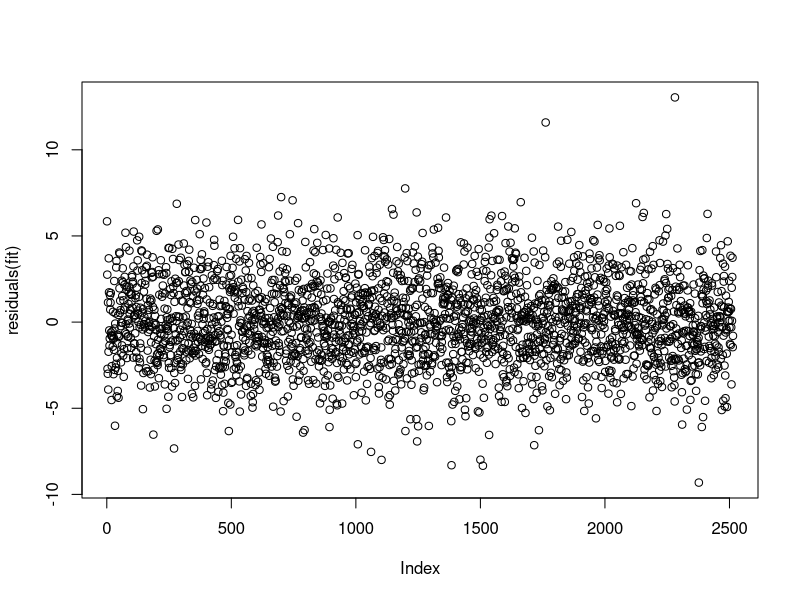
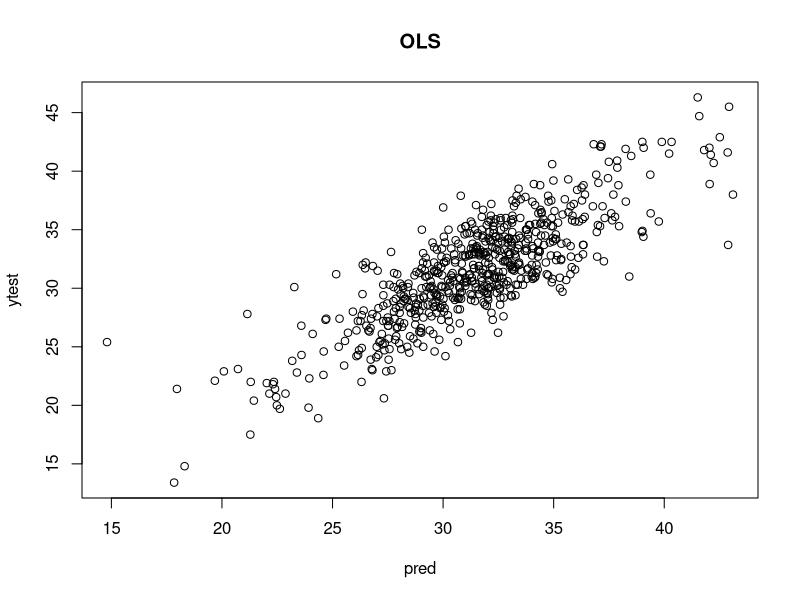
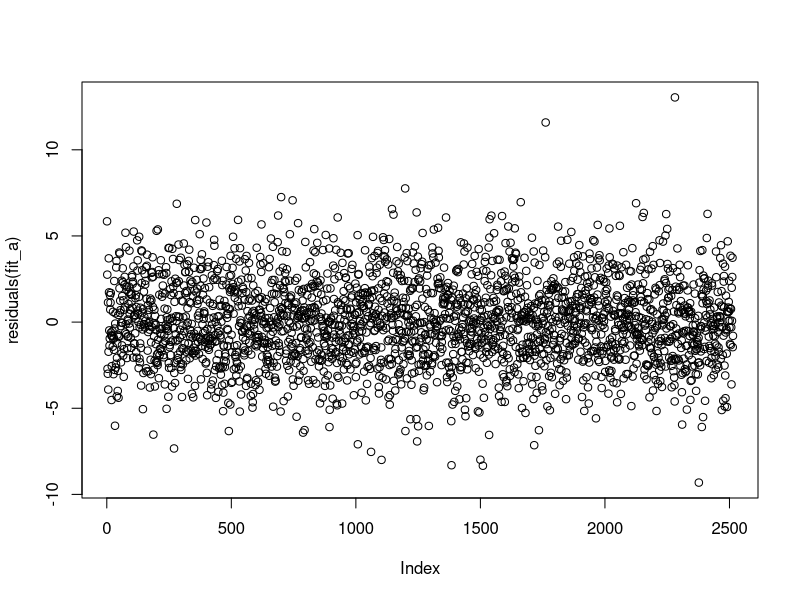
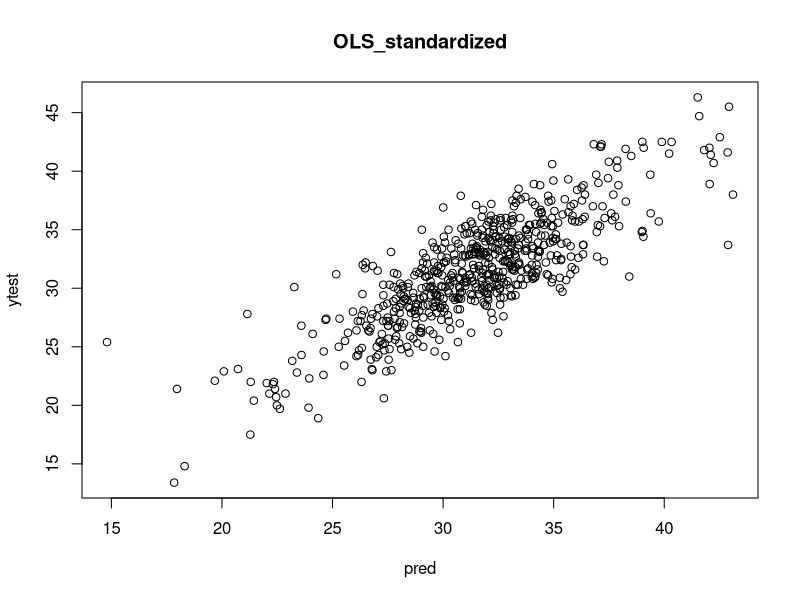

Write the R code that produced these figures, in order. (Note: a time limit stopped this script after it produced the figures.)

# Models ------------------------------------------------------------------
library(glmnet)

setwd("/Users/evanz/Dropbox/Spring 2018/Cis520/final proj/Pruned CV, Test, Train Sets")
CV1 <- read.csv("ObesityCVFold_1.csv")
CV2 <- read.csv("ObesityCVFold_2.csv")
CV3 <- read.csv("ObesityCVFold_3.csv")
CV4 <- read.csv("ObesityCVFold_4.csv")
CV5 <- read.csv("ObesityCVFold_5.csv")

Train <- read.csv("ObesityFullTrainSet.csv")
Test <- read.csv("ObesityTestSet.csv")

# OLS Linear Regression
ytest <- Test$PCT_OBESE_ADULTS13
ytrain <- Train$PCT_OBESE_ADULTS13

fit <- lm(`PCT_OBESE_ADULTS13` ~ . -1  ,data= Train)
summary(fit) # 99.54% adjusted R squared
coef(fit)
plot(residuals(fit))
MSE_Train <- mean((predict(fit,Train)- ytrain)^2) #5.74319

pred <- predict(fit, Test)
plot(pred, ytest)
title("OLS")

RMSE_Test <- sqrt(mean((pred- ytest)^2)) #2.58% Test Error

write.csv(as.data.frame(coef(fit)), file = 'OLS.csv')

# Standardized OLS
Train_a <- scale(Train, center = TRUE, scale = TRUE)
Test_a <-  scale(Test, center = TRUE, scale = TRUE)

fit_a <- lm(`PCT_OBESE_ADULTS13` ~ . -1  ,data= Train)
summary(fit_a) # 99.54% adjusted R squared
coef(fit_a)
plot(residuals(fit_a))
MSE_Train <- mean((predict(fit_a,Train)- ytrain)^2) #5.74319

pred <- predict(fit_a, Test)
plot(pred, ytest)
title("OLS_standardized")

RMSE_a <- sqrt(mean((pred- ytest)^2)) #2.58% Test Error
RMSE_a #2.583%

write.csv(as.data.frame(coef(fit_a)), file = 'OLS_stand.csv')

# BIC Minimizing OLS Linear Regression
library(MASS)
ytest <- Test$PCT_OBESE_ADULTS13
ytrain <- Train$PCT_OBESE_ADULTS13

fitA <- lm(`PCT_OBESE_ADULTS13` ~ 0, data = as.data.frame(Train))
AIC_glm<- MASS::stepAIC(fit, direction = 'both', scope = list(upper = fit, lower = fitA)) 

summary(AIC_glm)
MSE_Train <- mean((predict(AIC_glm,as.data.frame(Train))- ytrain)^2)  #5.802%

pred <- predict(AIC_glm, as.data.frame(Test))
plot(pred, ytest)

MSE_Test <- mean((pred- ytest)^2) #6.56
RMSE_Test <- sqrt(MSE_Test) #2.56
write.csv(as.data.frame(as.matrix(AIC_glm$coefficients)), file = 'OLS_AIC.csv')


# Ridge Regression - L2 ---------------------------------------------------

require(dplyr)
require(magrittr)
require(glmnet)

# Cross validation
lambda <- c(10^-5, 10^-4, 10^-3, 10^-2, 10^-1, 1, 10, 10^2)
ridge_er <- matrix(, nrow= 5, ncol =8)

A <- rbind(CV2, CV3, CV4, CV5) 
B <- rbind(CV1, CV3, CV4, CV5)
C <- rbind(CV1, CV2, CV4, CV5)
D <- rbind(CV1, CV2, CV3, CV5)
E <- rbind(CV1, CV2, CV3, CV4)
cv.train.list <- list(A,B,C,D,E)

cv.test.list <- list(CV1, CV2, CV3, CV4, CV5)

for (i in 1:5){
  train <- cv.train.list[[i]]
  test <- cv.test.list[[i]]
  ytrain <- train$PCT_OBESE_ADULTS13
  ytrain <- scale(ytrain, center = TRUE, scale = TRUE)
  ytest <- test$PCT_OBESE_ADULTS13
  ytest <- scale(ytest, center = TRUE, scale = TRUE)
  
  
  train %<>% select(-c(`PCT_OBESE_ADULTS13`))
  train <- scale(train, center = TRUE, scale = TRUE)
  test %<>% select(-c(`PCT_OBESE_ADULTS13`))
  test <- scale(test, center = TRUE, scale = TRUE)
  
  
  for (j in 1:8){
    ridge <- glmnet(as.matrix(train), as.matrix(ytrain), alpha = 0, lambda = lambda[j])
    ridge.pred <- predict(ridge, s = lambda[j], newx = as.matrix(test))
    
    RMSE <- sqrt(mean((ridge.pred - ytest)^2))
    ridge_er[i,j] <- RMSE 
  }
}

cv_er_ridge = colSums(ridge_er)
bestlam <- which.min(cv_er_ridge) # Lambda = 10^-5

# On the full Dataset
ytest <- Test$PCT_OBESE_ADULTS13
mu <- mean(ytest)
sd <- sqrt(var(ytest))
ytest <- scale(ytest, center = TRUE, scale = TRUE)
ytrain <- Train$PCT_OBESE_ADULTS13
ytrain <- scale(ytrain, center = TRUE, scale = TRUE)

Train.mod <- Train %>% select(-c(`PCT_OBESE_ADULTS13`))
Train.mod <- scale(Train.mod, center = TRUE, scale = TRUE)
Test.mod <- Test %>% select(-c(`PCT_OBESE_ADULTS13`))
Test.mod <- scale(Test.mod, center= TRUE, scale = TRUE)

ridge <- glmnet(as.matrix(Train.mod), as.matrix(ytrain), alpha = 0, lambda = lambda[bestlam])
ridge.pred <- predict(ridge, s = lambda[bestlam], newx = as.matrix(Test.mod))

plot(ridge.pred, ytest)
title("Ridge Regression")

ridge.pred_un <- ridge.pred * sd + mu
ytest_un <- ytest * sd + mu
RMSE <- sqrt(mean((ridge.pred_un - ytest_un)^2))
RMSE # 2.698 (unstandardized), 2.741 (standardized)

coef <- ridge$beta 
write.csv(as.data.frame(as.matrix(coef)), file = 'Ridge_coef.csv')

# Graphic for varying lambdas vs. Linear

# LASSO Regression - L1 ---------------------------------------------------

# Cross validation
lasso_er <- matrix(, nrow= 5, ncol =8)

for (i in 1:5){
  train <- cv.train.list[[i]]
  test <- cv.test.list[[i]]
  ytrain <- train$PCT_OBESE_ADULTS13
  ytest <- test$PCT_OBESE_ADULTS13
  
  train %<>% select(-c(`PCT_OBESE_ADULTS13`))
  train <- scale(train, center = TRUE, scale = TRUE)
  test %<>% select(-c(`PCT_OBESE_ADULTS13`))
  test <- scale(test, center = TRUE, scale = TRUE)
  
  for (j in 1:8){
    lasso <- glmnet(as.matrix(train), as.matrix(ytrain), alpha = 1, lambda = lambda[j])
    lasso.pred <- predict(ridge, s = lambda[j], newx = as.matrix(test))
    
    RMSE <- sqrt(mean((lasso.pred - ytest)^2))
    lasso_er[i,j] <- RMSE 
  }
}

cv_er_lasso = colSums(lasso_er)/5
bestlam <- which.min(cv_er_lasso) # Lambda = 10^-5

# On the full Dataset
ytest <- Test$PCT_OBESE_ADULTS13
mu <- mean(ytest)
sd <- sqrt(var(ytest))
ytest <- scale(ytest, center = TRUE, scale = TRUE)
ytrain <- Train$PCT_OBESE_ADULTS13
ytrain <- scale(ytrain, center = TRUE, scale = TRUE)


Train.mod <- Train %>% select(-c(`PCT_OBESE_ADULTS13`))
Train.mod <- scale(Train.mod, center = TRUE, scale = TRUE)
Test.mod <- Test %>% select(-c(`PCT_OBESE_ADULTS13`))
Test.mod <- scale(Test.mod,  center = TRUE, scale = TRUE)

lasso <- glmnet(as.matrix(Train.mod), as.matrix(ytrain), alpha = 1, lambda = lambda[bestlam])
lasso.pred <- predict(lasso, s = lambda[bestlam], newx = as.matrix(Test.mod))

plot(lasso.pred, ytest)
title("Lasso Regression")


lasso.pred_un <- lasso.pred * sd + mu
ytest_un <- ytest * sd + mu
RMSE <- sqrt(mean((lasso.pred_un - ytest_un)^2))
RMSE # 2.739 (standardized)

coef2 <- lasso$beta 
write.csv(as.data.frame(as.matrix(coef2)), file = 'Lasso_coef.csv')


# Elastic Net -------------------------------------------------------------
